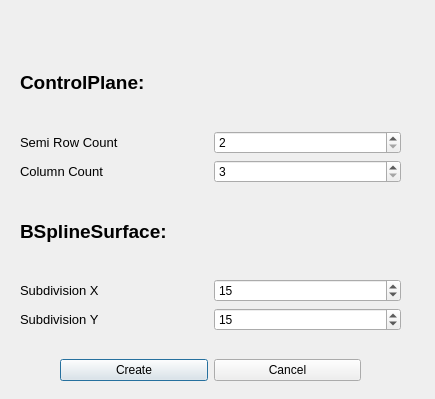
<?xml version="1.0" encoding="UTF-8"?>
<ui version="4.0">
 <class>CreateBSplineSurfaceWindow</class>
 <widget class="QDialog" name="CreateBSplineSurfaceWindow">
  <property name="geometry">
   <rect>
    <x>0</x>
    <y>0</y>
    <width>435</width>
    <height>399</height>
   </rect>
  </property>
  <property name="windowTitle">
   <string>Create BSplineSurface</string>
  </property>
  <widget class="QWidget" name="verticalLayoutWidget">
   <property name="geometry">
    <rect>
     <x>20</x>
     <y>40</y>
     <width>381</width>
     <height>291</height>
    </rect>
   </property>
   <layout class="QVBoxLayout" name="verticalLayout">
    <item>
     <layout class="QGridLayout" name="gridLayout">
      <item row="2" column="0">
       <widget class="QLabel" name="label_4">
        <property name="font">
         <font>
          <pointsize>10</pointsize>
         </font>
        </property>
        <property name="text">
         <string>Column Count</string>
        </property>
       </widget>
      </item>
      <item row="0" column="0">
       <widget class="QLabel" name="label">
        <property name="font">
         <font>
          <pointsize>14</pointsize>
          <weight>75</weight>
          <bold>true</bold>
         </font>
        </property>
        <property name="text">
         <string>ControlPlane:</string>
        </property>
        <property name="textFormat">
         <enum>Qt::AutoText</enum>
        </property>
       </widget>
      </item>
      <item row="1" column="0">
       <widget class="QLabel" name="label_3">
        <property name="font">
         <font>
          <pointsize>10</pointsize>
         </font>
        </property>
        <property name="text">
         <string>Semi Row Count</string>
        </property>
       </widget>
      </item>
      <item row="2" column="1">
       <widget class="QSpinBox" name="CPYSpinBox">
        <property name="minimum">
         <number>3</number>
        </property>
        <property name="value">
         <number>3</number>
        </property>
       </widget>
      </item>
      <item row="1" column="1">
       <widget class="QSpinBox" name="CPXSpinBox">
        <property name="minimum">
         <number>2</number>
        </property>
        <property name="value">
         <number>2</number>
        </property>
       </widget>
      </item>
     </layout>
    </item>
    <item>
     <layout class="QGridLayout" name="gridLayout_2">
      <item row="0" column="0">
       <widget class="QLabel" name="label_5">
        <property name="font">
         <font>
          <pointsize>14</pointsize>
          <weight>75</weight>
          <bold>true</bold>
         </font>
        </property>
        <property name="text">
         <string>BSplineSurface:</string>
        </property>
        <property name="textFormat">
         <enum>Qt::AutoText</enum>
        </property>
       </widget>
      </item>
      <item row="1" column="0">
       <widget class="QLabel" name="label_6">
        <property name="font">
         <font>
          <pointsize>10</pointsize>
         </font>
        </property>
        <property name="text">
         <string>Subdivision X</string>
        </property>
       </widget>
      </item>
      <item row="1" column="1">
       <widget class="QSpinBox" name="BSSXSpinBox">
        <property name="minimum">
         <number>5</number>
        </property>
        <property name="value">
         <number>15</number>
        </property>
       </widget>
      </item>
      <item row="2" column="0">
       <widget class="QLabel" name="label_7">
        <property name="font">
         <font>
          <pointsize>10</pointsize>
         </font>
        </property>
        <property name="text">
         <string>Subdivision Y</string>
        </property>
       </widget>
      </item>
      <item row="2" column="1">
       <widget class="QSpinBox" name="BSSYSpinBox">
        <property name="minimum">
         <number>5</number>
        </property>
        <property name="value">
         <number>15</number>
        </property>
       </widget>
      </item>
     </layout>
    </item>
   </layout>
  </widget>
  <widget class="QWidget" name="horizontalLayoutWidget">
   <property name="geometry">
    <rect>
     <x>60</x>
     <y>350</y>
     <width>301</width>
     <height>41</height>
    </rect>
   </property>
   <layout class="QHBoxLayout" name="horizontalLayout">
    <item>
     <widget class="QPushButton" name="CreateBN">
      <property name="text">
       <string>Create</string>
      </property>
     </widget>
    </item>
    <item>
     <widget class="QPushButton" name="CancelBN">
      <property name="text">
       <string>Cancel</string>
      </property>
     </widget>
    </item>
   </layout>
  </widget>
 </widget>
 <resources/>
 <connections/>
</ui>
